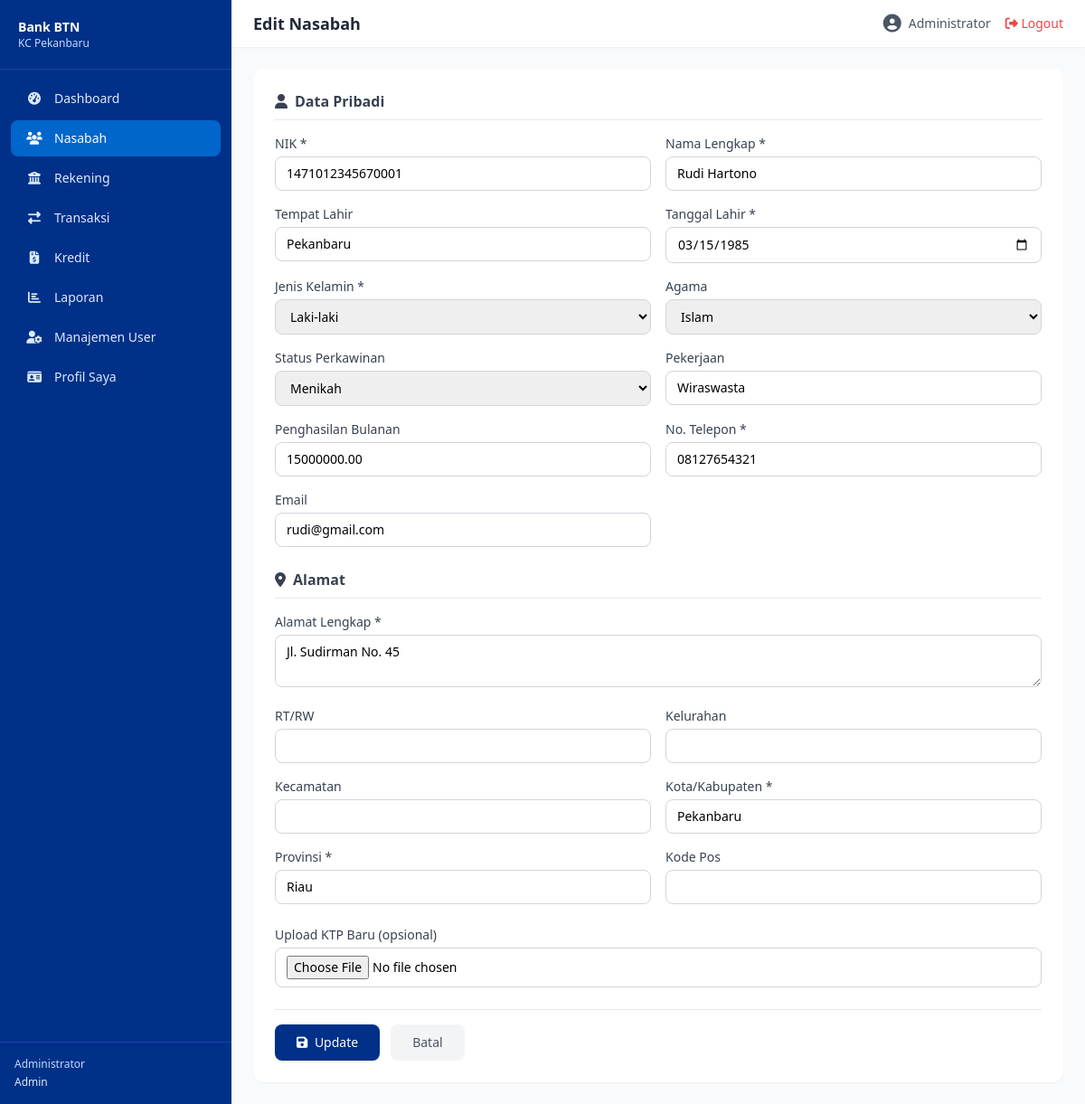
/public/nasabah/edit/1 (signed in), run on the app's committed database.
### tables this page shows
CREATE TABLE nasabah (
    id BIGINT UNSIGNED AUTO_INCREMENT PRIMARY KEY,
    no_nasabah VARCHAR(20) NOT NULL UNIQUE,
    nik VARCHAR(16) NOT NULL UNIQUE,
    nama_lengkap VARCHAR(255) NOT NULL,
    tempat_lahir VARCHAR(100) NULL,
    tanggal_lahir DATE NOT NULL,
    jenis_kelamin ENUM('L','P') NOT NULL,
    agama VARCHAR(20) NULL,
    status_perkawinan ENUM('lajang','menikah','cerai') DEFAULT 'lajang',
    pekerjaan VARCHAR(100) NULL,
    penghasilan_bulanan DECIMAL(15,2) NULL,
    no_telepon VARCHAR(20) NOT NULL,
    email VARCHAR(255) NULL,
    alamat TEXT NOT NULL,
    rt_rw VARCHAR(10) NULL,
    kelurahan VARCHAR(100) NULL,
    kecamatan VARCHAR(100) NULL,
    kota_kabupaten VARCHAR(100) NOT NULL,
    provinsi VARCHAR(100) NOT NULL,
    kode_pos VARCHAR(10) NULL,
    no_ktp_path VARCHAR(500) NULL,
    status ENUM('aktif','nonaktif','blacklist') NOT NULL DEFAULT 'aktif',
    created_by BIGINT UNSIGNED NULL,
    updated_by BIGINT UNSIGNED NULL,
    created_at TIMESTAMP DEFAULT CURRENT_TIMESTAMP,
    updated_at TIMESTAMP DEFAULT CURRENT_TIMESTAMP ON UPDATE CURRENT_TIMESTAMP,
    deleted_at TIMESTAMP NULL,
    FOREIGN KEY (created_by) REFERENCES users(id) ON DELETE SET NULL,
    FOREIGN KEY (updated_by) REFERENCES users(id) ON DELETE SET NULL,
    INDEX idx_nik (nik),
    INDEX idx_nama (nama_lengkap),
    INDEX idx_status (status)
);

### core/Controller.php (called while the page is built, shortened)
<?php
class Controller {
    protected function view(string $view, array $data = []): void {
        extract($data);
        $viewFile = '../app/views/' . str_replace('.', '/', $view) . '.php';
        require_once $viewFile;
    }
}

### app/controllers/NasabahController.php (called while the page is built, shortened)
<?php
class NasabahController extends Controller {
    private Nasabah $model;
    public function __construct() {
        $this->model = new Nasabah();
    }
    public function edit($id = null): void {
        $nasabah = $this->model->getDetail((int)$id);
        $this->view('nasabah.edit', [
            'title' => 'Edit Nasabah',
            'nasabah' => $nasabah,
        ]);
    }
}

### core/App.php (called while the page is built, shortened)
<?php
class App {
    protected $method = 'index';
    public function __construct() {
        $url = $this->parseUrl();
        $controllerMap = [
            'auth'       => 'AuthController',
            'dashboard'  => 'DashboardController',
            'nasabah'    => 'NasabahController',
            'rekening'   => 'RekeningController',
            'transaksi'  => 'TransaksiController',
            'kredit'     => 'KreditController',
            'laporan'    => 'LaporanController',
            'users'      => 'UserController',
            'profile'    => 'ProfileController',
        ];
        if ($url && isset($controllerMap[$url[0]])) {
            $ctrlClass = $controllerMap[$url[0]];
            $ctrlFile = '../app/controllers/' . $ctrlClass . '.php';
            if (file_exists($ctrlFile)) {
                unset($url[0]);
            }
        } else if ($url && !isset($controllerMap[$url[0]])) {
            $ctrlFile = '../app/controllers/DashboardController.php';
            if (file_exists($ctrlFile)) {
                require_once $ctrlFile;
            }
        } else {
            $ctrlFile = '../app/controllers/DashboardController.php';
            if (file_exists($ctrlFile)) {
                require_once $ctrlFile;
            }
        }
        $ctrl = new $this->controller;
        if (isset($url[1]) && method_exists($ctrl, $url[1])) {
            $this->method = $url[1];
            unset($url[1]);
        }
        $this->params = $url ? array_values($url) : [];
        call_user_func_array([$ctrl, $this->method], $this->params);
    }
    protected function parseUrl(): array {
        if (isset($_GET['url'])) {
            return explode('/', filter_var(rtrim($_GET['url'], '/'), FILTER_SANITIZE_URL));
        }
        return [];
    }
}

### public/index.php (called while the page is built, shortened)
<?php
require_once __DIR__ . '/../app/config/Database.php';
require_once __DIR__ . '/../core/Model.php';
require_once __DIR__ . '/../core/Controller.php';
require_once __DIR__ . '/../core/App.php';
require_once __DIR__ . '/../app/models/Nasabah.php';
require_once __DIR__ . '/../app/controllers/NasabahController.php';
$app = new App();

### app/config/Database.php (called while the page is built)
<?php
class Database {
    private static ?Database $instance = null;
    private PDO $conn;
    private function __construct() {
        try {
            $this->conn = new PDO(
                "mysql:host=" . DB_HOST . ";dbname=" . DB_NAME . ";charset=utf8mb4",
                DB_USER, DB_PASS,
                [
                    PDO::ATTR_ERRMODE            => PDO::ERRMODE_EXCEPTION,
                    PDO::ATTR_DEFAULT_FETCH_MODE => PDO::FETCH_ASSOC,
                    PDO::ATTR_EMULATE_PREPARES   => false,
                ]
            );
        } catch (PDOException $e) {
            die('Koneksi database gagal: ' . $e->getMessage());
        }
    }
    public static function getInstance(): self {
        if (self::$instance === null) {
            self::$instance = new self();
        }
        return self::$instance;
    }
    public function getConnection(): PDO {
        return $this->conn;
    }
}

### core/Model.php (called while the page is built, shortened)
<?php
class Model {
    public function __construct() {
        $this->db = Database::getInstance()->getConnection();
    }
}

### app/models/Nasabah.php (called while the page is built, shortened)
<?php
class Nasabah extends Model {
    public function getDetail(int $id): ?array {
        $stmt = $this->db->prepare("SELECT * FROM nasabah WHERE id = ? AND deleted_at IS NULL");
        $stmt->execute([$id]);
        return $stmt->fetch(PDO::FETCH_ASSOC) ?: null;
    }
}

### app/views/nasabah/edit.php (the view, shortened to what this page needs)
<?php require_once '../app/views/layouts/header.php'; $ns = $nasabah; ?>
<div class="max-w-4xl mx-auto">
    <div class="bg-white rounded-xl shadow-sm p-6">
        <form method="POST" action="<?= BASE_URL ?>/nasabah/update/<?= $ns['id'] ?>" enctype="multipart/form-data">
            <h3 class="font-semibold text-gray-700 mb-4 pb-2 border-b"><i class="fas fa-user mr-2"></i>Data Pribadi</h3>
            <div class="grid grid-cols-1 md:grid-cols-2 gap-4 mb-6">
                <div>
                    <label class="block text-sm font-medium text-gray-700 mb-1">NIK *</label>
                    <input type="text" name="nik" value="<?= htmlspecialchars($ns['nik']) ?>" maxlength="16" required class="w-full px-3 py-2 border border-gray-300 rounded-lg text-sm focus:ring-2 focus:ring-btn-primary outline-none">
                </div>
                <div>
                    <label class="block text-sm font-medium text-gray-700 mb-1">Nama Lengkap *</label>
                    <input type="text" name="nama_lengkap" value="<?= htmlspecialchars($ns['nama_lengkap']) ?>" required class="w-full px-3 py-2 border border-gray-300 rounded-lg text-sm focus:ring-2 focus:ring-btn-primary outline-none">
                </div>
                <div>
                    <label class="block text-sm font-medium text-gray-700 mb-1">Tempat Lahir</label>
                    <input type="text" name="tempat_lahir" value="<?= htmlspecialchars($ns['tempat_lahir'] ?? '') ?>" class="w-full px-3 py-2 border border-gray-300 rounded-lg text-sm focus:ring-2 focus:ring-btn-primary outline-none">
                </div>
                <div>
                    <label class="block text-sm font-medium text-gray-700 mb-1">Tanggal Lahir *</label>
                    <input type="date" name="tanggal_lahir" value="<?= $ns['tanggal_lahir'] ?>" required class="w-full px-3 py-2 border border-gray-300 rounded-lg text-sm focus:ring-2 focus:ring-btn-primary outline-none">
                </div>
                <div>
                    <label class="block text-sm font-medium text-gray-700 mb-1">Jenis Kelamin *</label>
                    <select name="jenis_kelamin" required class="w-full px-3 py-2 border border-gray-300 rounded-lg text-sm focus:ring-2 focus:ring-btn-primary outline-none">
                        <option value="L" <?= $ns['jenis_kelamin'] === 'L' ? 'selected' : '' ?>>Laki-laki</option>
                    </select>
                </div>
                <div>
                    <label class="block text-sm font-medium text-gray-700 mb-1">Agama</label>
                    <select name="agama" class="w-full px-3 py-2 border border-gray-300 rounded-lg text-sm focus:ring-2 focus:ring-btn-primary outline-none">
                        <?php foreach (['Islam','Kristen','Katolik','Hindu','Buddha','Konghucu'] as $a): ?>
                        <option value="<?= $a ?>" <?= ($ns['agama'] ?? '') === $a ? 'selected' : '' ?>><?= $a ?></option>
                        <?php endforeach; ?>
                    </select>
                </div>
                <div>
                    <label class="block text-sm font-medium text-gray-700 mb-1">Status Perkawinan</label>
                    <select name="status_perkawinan" class="w-full px-3 py-2 border border-gray-300 rounded-lg text-sm focus:ring-2 focus:ring-btn-primary outline-none">
                        <option value="menikah" <?= $ns['status_perkawinan'] === 'menikah' ? 'selected' : '' ?>>Menikah</option>
                    </select>
                </div>
                <div>
                    <label class="block text-sm font-medium text-gray-700 mb-1">Pekerjaan</label>
                    <input type="text" name="pekerjaan" value="<?= htmlspecialchars($ns['pekerjaan'] ?? '') ?>" class="w-full px-3 py-2 border border-gray-300 rounded-lg text-sm focus:ring-2 focus:ring-btn-primary outline-none">
                </div>
                <div>
                    <label class="block text-sm font-medium text-gray-700 mb-1">Penghasilan Bulanan</label>
                    <input type="number" name="penghasilan_bulanan" value="<?= $ns['penghasilan_bulanan'] ?? '' ?>" class="w-full px-3 py-2 border border-gray-300 rounded-lg text-sm focus:ring-2 focus:ring-btn-primary outline-none">
                </div>
                <div>
                    <label class="block text-sm font-medium text-gray-700 mb-1">No. Telepon *</label>
                    <input type="text" name="no_telepon" value="<?= htmlspecialchars($ns['no_telepon']) ?>" required class="w-full px-3 py-2 border border-gray-300 rounded-lg text-sm focus:ring-2 focus:ring-btn-primary outline-none">
                </div>
                <div>
                    <label class="block text-sm font-medium text-gray-700 mb-1">Email</label>
                    <input type="email" name="email" value="<?= htmlspecialchars($ns['email'] ?? '') ?>" class="w-full px-3 py-2 border border-gray-300 rounded-lg text-sm focus:ring-2 focus:ring-btn-primary outline-none">
                </div>
            </div>
            <h3 class="font-semibold text-gray-700 mb-4 pb-2 border-b"><i class="fas fa-map-marker-alt mr-2"></i>Alamat</h3>
            <div class="grid grid-cols-1 md:grid-cols-2 gap-4 mb-6">
                <div class="md:col-span-2">
                    <label class="block text-sm font-medium text-gray-700 mb-1">Alamat Lengkap *</label>
                    <textarea name="alamat" required rows="2" class="w-full px-3 py-2 border border-gray-300 rounded-lg text-sm focus:ring-2 focus:ring-btn-primary outline-none"><?= htmlspecialchars($ns['alamat']) ?></textarea>
                </div>
                <div><label class="block text-sm font-medium text-gray-700 mb-1">RT/RW</label><input type="text" name="rt_rw" value="<?= htmlspecialchars($ns['rt_rw'] ?? '') ?>" class="w-full px-3 py-2 border border-gray-300 rounded-lg text-sm focus:ring-2 focus:ring-btn-primary outline-none"></div>
                <div><label class="block text-sm font-medium text-gray-700 mb-1">Kelurahan</label><input type="text" name="kelurahan" value="<?= htmlspecialchars($ns['kelurahan'] ?? '') ?>" class="w-full px-3 py-2 border border-gray-300 rounded-lg text-sm focus:ring-2 focus:ring-btn-primary outline-none"></div>
                <div><label class="block text-sm font-medium text-gray-700 mb-1">Kecamatan</label><input type="text" name="kecamatan" value="<?= htmlspecialchars($ns['kecamatan'] ?? '') ?>" class="w-full px-3 py-2 border border-gray-300 rounded-lg text-sm focus:ring-2 focus:ring-btn-primary outline-none"></div>
                <div><label class="block text-sm font-medium text-gray-700 mb-1">Kota/Kabupaten *</label><input type="text" name="kota_kabupaten" value="<?= htmlspecialchars($ns['kota_kabupaten']) ?>" required class="w-full px-3 py-2 border border-gray-300 rounded-lg text-sm focus:ring-2 focus:ring-btn-primary outline-none"></div>
                <div><label class="block text-sm font-medium text-gray-700 mb-1">Provinsi *</label><input type="text" name="provinsi" value="<?= htmlspecialchars($ns['provinsi']) ?>" required class="w-full px-3 py-2 border border-gray-300 rounded-lg text-sm focus:ring-2 focus:ring-btn-primary outline-none"></div>
                <div><label class="block text-sm font-medium text-gray-700 mb-1">Kode Pos</label><input type="text" name="kode_pos" value="<?= htmlspecialchars($ns['kode_pos'] ?? '') ?>" class="w-full px-3 py-2 border border-gray-300 rounded-lg text-sm focus:ring-2 focus:ring-btn-primary outline-none"></div>
            </div>
            <div class="mb-6">
                <label class="block text-sm font-medium text-gray-700 mb-1">Upload KTP Baru (opsional)</label>
                <input type="file" name="file_ktp" accept=".jpg,.jpeg,.png,.pdf" class="w-full px-3 py-2 border border-gray-300 rounded-lg text-sm">
            </div>
            <div class="flex gap-3 pt-4 border-t">
                <button type="submit" class="px-6 py-2.5 bg-btn-primary text-white rounded-lg text-sm font-medium hover:bg-blue-800 shadow"><i class="fas fa-save mr-1"></i> Update</button>
                <a href="<?= BASE_URL ?>/nasabah/detail/<?= $ns['id'] ?>" class="px-6 py-2.5 bg-gray-100 text-gray-600 rounded-lg text-sm hover:bg-gray-200">Batal</a>
            </div>
        </form>
    </div>
</div>
<?php require_once '../app/views/layouts/footer.php'; ?>

### data on the page
nasabah: nik "1471012345670001", nama_lengkap "Rudi Hartono", tempat_lahir "Pekanbaru", tanggal_lahir "03/15/1985", jenis_kelamin "Laki-laki", agama "Islam", status_perkawinan "Menikah", pekerjaan "Wiraswasta", penghasilan_bulanan "15000000.00", no_telepon "08127654321", email "rudi@gmail.com", alamat "Jl. Sudirman No. 45", kota_kabupaten "Pekanbaru", provinsi "Riau"

### other printed values
$menu['label'] "Dashboard"
$menu['label'] "Nasabah"
$menu['label'] "Rekening"
$menu['label'] "Transaksi"
$menu['label'] "Kredit"
$menu['label'] "Laporan"
$menu['label'] "Manajemen User"
$menu['label'] "Profil Saya"
Auth::user()['nama'] "Administrator"
Auth::role() "Admin"
$title "Edit Nasabah"
